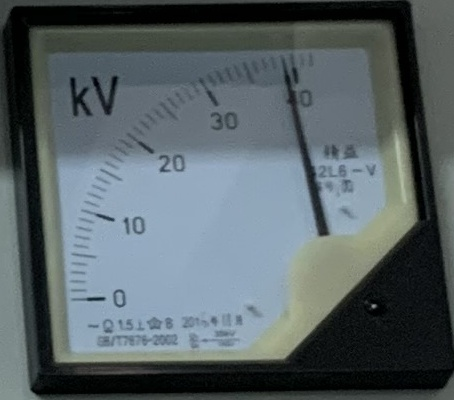
#> input picture 2.opencv/4.electircal cabinet/pointer_detect/pointer_img/12_5.jpg, 454 x 400 px, found by its file name
$ python transform.py
#> lines starting #> are read from the running program, lines starting #| are printed output that depends on the picture; after the words box and inside, x2 and y2 are one past the last pixel; in counts of white or black regions, pixels touching at a corner belong together
import cv2
import math
import numpy as np

def Img_Outline(input_dir):
    original_img = cv2.imread(input_dir)
#> original_img is the input picture: shape (400, 454, 3); mean B, G, R 102.2, 98.3, 87.5
    gray_img = cv2.cvtColor(original_img, cv2.COLOR_BGR2GRAY)
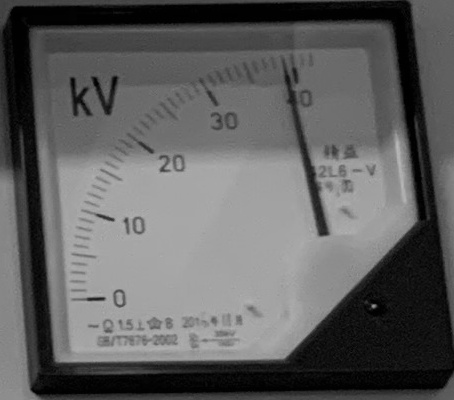
#> gray_img: shape (400, 454); min 0, max 186, mean 95.5
    blurred = cv2.GaussianBlur(gray_img, (9, 9), 0)                     # 高斯模糊去噪（设定卷积核大小影响效果）
    _, RedThresh = cv2.threshold(blurred, 40, 80, cv2.THRESH_BINARY)  # 设定阈值165（阈值影响开闭运算效果）
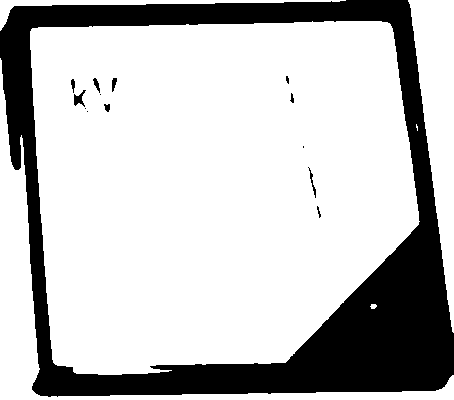
#> RedThresh: shape (400, 454); values 0 (black) and 80 (white), 75.9% white; 14 black regions (5 under 20 px), largest, box (x1, y1, x2, y2) and area: (0, 0, 454, 397) 43318, (74, 90, 86, 107) 96, (308, 167, 316, 198) 56
    kernel = cv2.getStructuringElement(cv2.MORPH_RECT, (5, 5))          # 定义矩形结构元素
    closed = cv2.morphologyEx(RedThresh, cv2.MORPH_CLOSE, kernel)       # 闭运算（链接块）
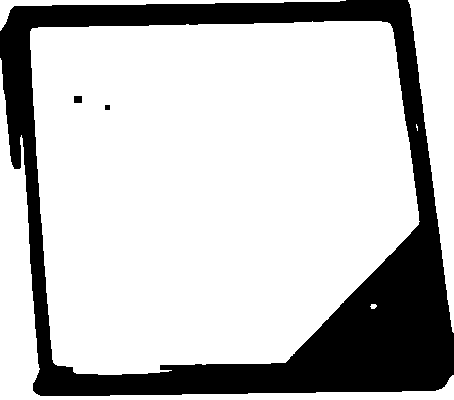
#> closed: shape (400, 454); values 0 (black) and 80 (white), 76.1% white; 3 black regions, box (x1, y1, x2, y2) and area: (0, 0, 454, 396) 43265, (74, 96, 82, 103) 56, (105, 105, 110, 110) 25
    opened = cv2.morphologyEx(closed, cv2.MORPH_OPEN, kernel)           # 开运算（去噪点）
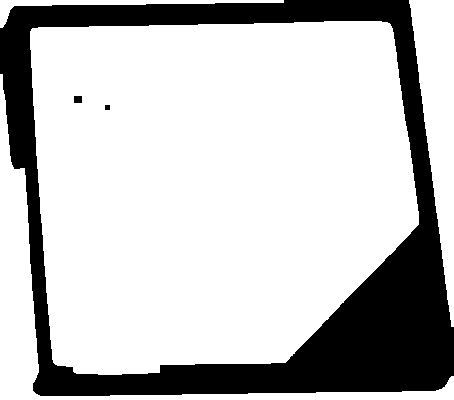
#> opened: shape (400, 454); values 0 (black) and 80 (white), 75.9% white; 3 black regions
    return original_img, gray_img, RedThresh, closed, opened


def findContours_img(original_img, opened):
    contours, hierarchy = cv2.findContours(opened, cv2.RETR_LIST, cv2.CHAIN_APPROX_SIMPLE)
#> contours = 6 contours; box (x1, y1, x2, y2) and area: (30, 21, 419, 375) 117225, (0, 74, 454, 400) 10136, (409, 0, 454, 327) 7429, (0, 0, 284, 28) 1142, (73, 95, 83, 104) 70, (104, 104, 111, 111) 34
    c = sorted(contours, key=cv2.contourArea, reverse=True)[1]   # 计算最大轮廓的旋转包围盒
#> c = contour of 102 points, box (x1, y1, x2, y2) (0, 74, 454, 400), area 10136
    rect = cv2.minAreaRect(c)                                    # 获取包围盒（中心点，宽高，旋转角度）
#> rect = ((226.5, 236.5), (325, 453), -90)
    box = np.int0(cv2.boxPoints(rect))                           # box:上面获得的最小外接矩形的四个顶点
#> box = [[453, 399], [0, 399], [0, 74], [453, 74]]
    draw_img = cv2.drawContours(original_img.copy(), [box], -1, (0, 0, 255), 3)
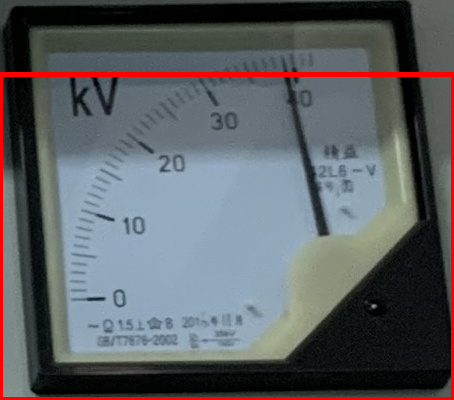
#> draw_img: shape (400, 454, 3); mean B, G, R 99.4, 95.6, 92.8

    print("box[0]:", box[0])
#| box[0]: [453 399]
    print("box[1]:", box[1])
#| box[1]: [  0 399]
    print("box[2]:", box[2])
#| box[2]: [ 0 74]
    print("box[3]:", box[3])
#| box[3]: [453  74]
    return box, draw_img

def Perspective_transform(box,original_img):
    # 获取画框宽高(x=orignal_W,y=orignal_H)
    orignal_W = math.ceil(np.sqrt((box[3][1] - box[2][1])**2 + (box[3][0] - box[2][0])**2))  # 两个点坐标之间的距离
    orignal_H= math.ceil(np.sqrt((box[3][1] - box[0][1])**2 + (box[3][0] - box[0][0])**2))

    # 原图中的四个顶点,与变换矩阵， pts1与pts2中的点一一对应
    pts1 = np.float32([box[3], box[0], box[1], box[2]])
    pts2 = np.float32([[int(orignal_W+1), int(orignal_H+1)], [0, int(orignal_H+1)], [0, 0], [int(orignal_W+1), 0]])

    # 生成透视变换矩阵；进行透视变换
    M = cv2.getPerspectiveTransform(pts1, pts2)
    result_img = cv2.warpPerspective(original_img, M, (int(orignal_W+3), int(orignal_H+1)))

    return result_img

def line_detect(line_img):

    # 转换为灰度图像
    gray = cv2.cvtColor(line_img, cv2.COLOR_BGR2GRAY)

    ret, gray = cv2.threshold(gray, 40, 80, cv2.THRESH_BINARY)

    # 边缘检测
    edges = cv2.Canny(gray, 180, 200, apertureSize=3)

    kernel1 = np.ones((3, 3), np.uint8)
    kernel2 = np.ones((3, 3), np.uint8)
    # edges = cv2.morphologyEx(edges, cv2.MORPH_CLOSE, kernel, anchor=(2, 0), iterations=2)

    edges = cv2.dilate(edges, kernel1, iterations=2)
    edges = cv2.erode(edges, kernel2, iterations=3)

    # 霍夫变换
    # lines = cv2.HoughLines(edges, 1, np.pi / 180, threshold=30)
    lines = cv2.HoughLinesP(edges, 1, np.pi / 180, threshold=30, minLineLength=50, maxLineGap=50)
    # print(lines)

    # 绘制检测到的直线

    for x1, y1, x2, y2 in lines[0]:
        print('x1:', x1, 'y1:', y1, 'x2:', x2, 'y2:', y2)
        cv2.line(line_img, (x1, y1), (x2, y2), (0, 255, 0), 2)
        # 计算斜率
        k = (y2 - y1) / (x2 - x1)
        # 求反正切，再将得到的弧度转换为度
        result = np.arctan(k) * (180 / np.pi)
        print("直线倾斜角度为：" + str(result) + "度")

    return line_img


if __name__=="__main__":
    input_dir = r"F:\PythonWork\1.detection\Detect-and-read-meters-2\pointer_img\12_5.jpg"
    original_img, gray_img, RedThresh, closed, opened = Img_Outline(input_dir)
    box, draw_img = findContours_img(original_img, opened)
#> box = [[453, 399], [0, 399], [0, 74], [453, 74]]
    result_img = Perspective_transform(box, original_img)
#> in Perspective_transform, `orignal_W = math.ceil(np.sqrt((box[3][1] - box[2][1])**2 + (box[3][0] ..`: orignal_W = 453
#> in Perspective_transform, `orignal_H= math.ceil(np.sqrt((box[3][1] - box[0][1])**2 + (box[3][0] -..`: orignal_H = 325
#> in Perspective_transform, `pts1 = np.float32([box[3], box[0], box[1], box[2]])`: pts1 = [[453, 74], [453, 399], [0, 399], [0, 74]]
#> in Perspective_transform, `pts2 = np.float32([[int(orignal_W+1), int(orignal_H+1)], [0, int(orign..`: pts2 = [[454, 326], [0, 326], [0, 0], [454, 0]]
#> in Perspective_transform, `M = cv2.getPerspectiveTransform(pts1, pts2)`: M = [[-2.51e-16, -1.4, 557.4], [0.72, 0, 0], [-5.53e-19, 0, 1]]
#> in Perspective_transform, `result_img = cv2.warpPerspective(original_img, M, (int(orignal_W+3), i..`:
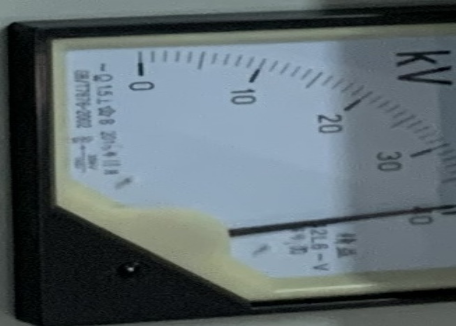
#> result_img: shape (326, 456, 3); mean B, G, R 112.2, 106.9, 95
    # line_img = line_detect(result_img)
    cv2.imshow("original", original_img)
    # cv2.imshow("gray", gray_img)
    # cv2.imshow("closed", closed)
    # cv2.imshow("opened", opened)
    cv2.imshow("draw_img", draw_img)
    cv2.imshow("result_img", result_img)
    cv2.imwrite('result1.jpg', result_img)
    # cv2.imshow("line_img", line_img)

    cv2.waitKey(0)
    cv2.destroyAllWindows()

$ run again, with 2.opencv/4.electircal cabinet/pointer_detect/pointer_img/10_0.jpg copied over 2.opencv/4.electircal cabinet/pointer_detect/pointer_img/12_5.jpg
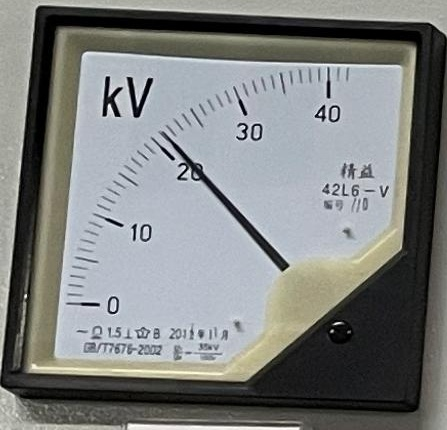
#> input picture 2.opencv/4.electircal cabinet/pointer_detect/pointer_img/10_0.jpg, 447 x 430 px, found by its file name
#> in Img_Outline, original_img is the input picture: shape (430, 447, 3); mean B, G, R 128.2, 129.3, 126.8
#> in Img_Outline, `_, RedThresh = cv2.threshold(blurred, 40, 80, cv2.THRESH_BINARY)`:
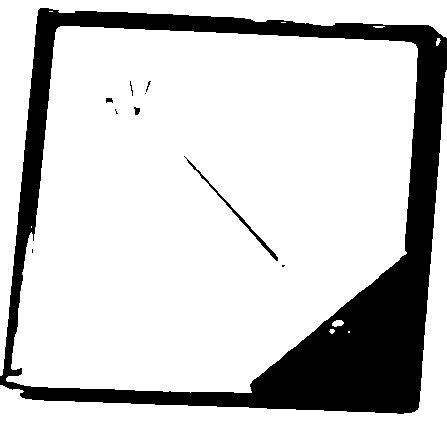
#> RedThresh: shape (430, 447); values 0 (black) and 80 (white), 80.1% white; 10 black regions (6 under 20 px), largest, box (x1, y1, x2, y2) and area: (0, 8, 447, 414) 37845, (184, 156, 278, 261) 370, (134, 107, 140, 115) 34, (106, 98, 113, 103) 28
#> closed: shape (430, 447); values 0 (black) and 80 (white), 80.4% white; 1 black region, box (x1, y1, x2, y2) and area: (0, 8, 447, 414) 37700
#> opened: shape (430, 447); values 0 (black) and 80 (white), 80.3% white; 1 black region
#> contours = 4 contours; box (x1, y1, x2, y2) and area: (6, 26, 418, 393) 122324, (0, 78, 447, 430) 14924, (0, 0, 447, 376) 14777, (332, 320, 342, 327) 46
#> c = contour of 107 points, box (x1, y1, x2, y2) (0, 78, 447, 430), area 14924
#> rect = ((223, 253.5), (351, 446), -90)
#> in findContours_img, `box = np.int0(cv2.boxPoints(rect))`: box = [[446, 429], [0, 429], [0, 78], [446, 78]]
#| box[0]: [446 429]
#| box[1]: [  0 429]
#| box[2]: [ 0 78]
#| box[3]: [446  78]
#> orignal_W = 446
#> orignal_H = 351
#> pts1 = [[446, 78], [446, 429], [0, 429], [0, 78]]
#> pts2 = [[447, 352], [0, 352], [0, 0], [447, 0]]
#> M = [[5.66e-32, -1.27, 546.3], [0.789, 0, 0], [5.7e-19, 0, 1]]
#> in Perspective_transform, `result_img = cv2.warpPerspective(original_img, M, (int(orignal_W+3), i..`:
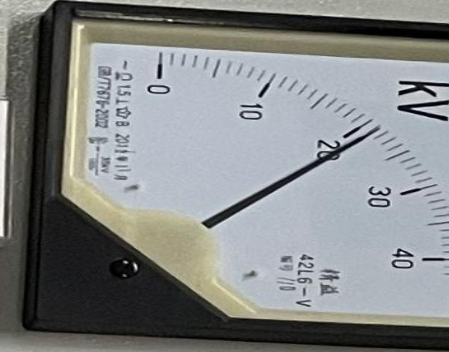
#> result_img: shape (352, 449, 3); mean B, G, R 133.5, 133.6, 130.9

$ run again, with 2.opencv/4.electircal cabinet/pointer_detect/pointer_img/10_1.jpg copied over 2.opencv/4.electircal cabinet/pointer_detect/pointer_img/12_5.jpg
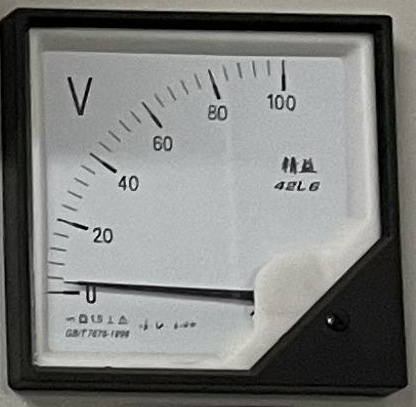
#> input picture 2.opencv/4.electircal cabinet/pointer_detect/pointer_img/10_1.jpg, 416 x 407 px, found by its file name
#> in Img_Outline, original_img is the input picture: shape (407, 416, 3); mean B, G, R 123.4, 125.5, 124.1
#> in Img_Outline, `_, RedThresh = cv2.threshold(blurred, 40, 80, cv2.THRESH_BINARY)`:
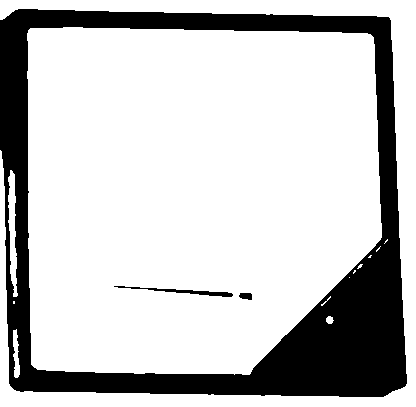
#> RedThresh: shape (407, 416); values 0 (black) and 80 (white), 77.5% white; 3 black regions, box (x1, y1, x2, y2) and area: (0, 9, 407, 397) 37660, (114, 286, 233, 297) 332, (239, 293, 252, 300) 75
#> closed: shape (407, 416); values 0 (black) and 80 (white), 78% white; 4 black regions, box (x1, y1, x2, y2) and area: (0, 9, 407, 397) 37047, (240, 293, 252, 299) 69, (5, 240, 10, 246) 30, (222, 292, 228, 297) 30
#> opened: shape (407, 416); values 0 (black) and 80 (white), 77.9% white; 4 black regions
#> contours = 8 contours; box (x1, y1, x2, y2) and area: (27, 27, 382, 375) 110998, (0, 0, 416, 407) 18747, (239, 292, 253, 300) 85, (14, 365, 20, 377) 52, (13, 335, 18, 347) 44, (221, 291, 229, 298) 40, (4, 239, 11, 247) 40, (327, 317, 333, 323) 25
#> c = contour of 145 points, box (x1, y1, x2, y2) (0, 0, 416, 407), area 18747
#> rect = ((207.5, 203), (406, 415), -90)
#> in findContours_img, `box = np.int0(cv2.boxPoints(rect))`: box = [[415, 406], [0, 406], [0, 0], [415, 0]]
#| box[0]: [415 406]
#| box[1]: [  0 406]
#| box[2]: [0 0]
#| box[3]: [415   0]
#> orignal_W = 415
#> orignal_H = 406
#> pts1 = [[415, 0], [415, 406], [0, 406], [0, 0]]
#> pts2 = [[416, 407], [0, 407], [0, 0], [416, 0]]
#> M = [[0, -1.02, 416], [0.981, 0, 0], [0, 0, 1]]
#> in Perspective_transform, `result_img = cv2.warpPerspective(original_img, M, (int(orignal_W+3), i..`:
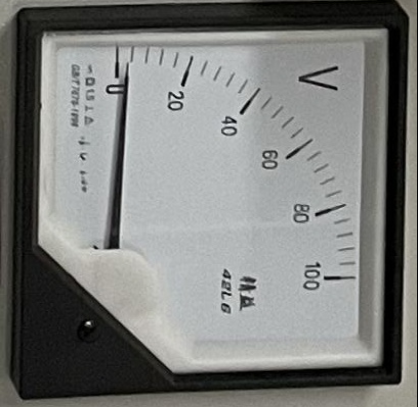
#> result_img: shape (407, 418, 3); mean B, G, R 123.1, 125.2, 123.8

$ run again, with 2.opencv/4.electircal cabinet/pointer_detect/pointer_img/10_2.jpg copied over 2.opencv/4.electircal cabinet/pointer_detect/pointer_img/12_5.jpg
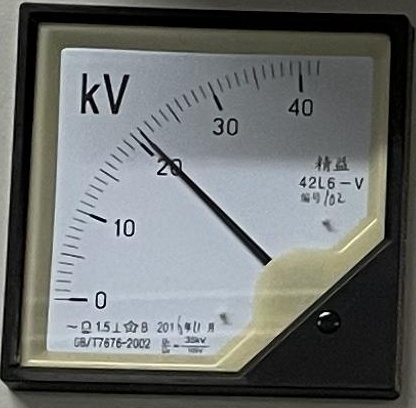
#> input picture 2.opencv/4.electircal cabinet/pointer_detect/pointer_img/10_2.jpg, 416 x 408 px, found by its file name
#> in Img_Outline, original_img is the input picture: shape (408, 416, 3); mean B, G, R 110.9, 112.1, 109
#> in Img_Outline, `_, RedThresh = cv2.threshold(blurred, 40, 80, cv2.THRESH_BINARY)`:
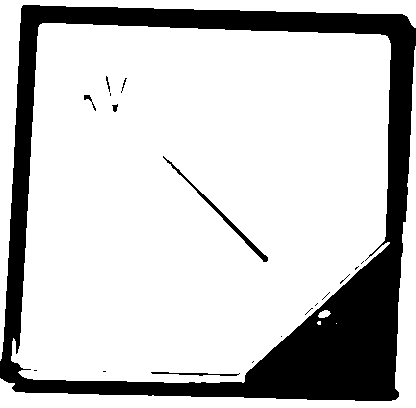
#> RedThresh: shape (408, 416); values 0 (black) and 80 (white), 78.7% white; 18 black regions (11 under 20 px), largest, box (x1, y1, x2, y2) and area: (0, 5, 416, 401) 35369, (163, 156, 268, 262) 519, (151, 372, 240, 376) 156
#> closed: shape (408, 416); values 0 (black) and 80 (white), 79.2% white; 1 black region, box (x1, y1, x2, y2) and area: (0, 5, 416, 401) 35221
#> opened: shape (408, 416); values 0 (black) and 80 (white), 79.2% white; 1 black region
#> contours = 3 contours; box (x1, y1, x2, y2) and area: (11, 23, 391, 383) 116407, (0, 67, 416, 408) 8044, (0, 0, 416, 352) 7752
#> c = contour of 75 points, box (x1, y1, x2, y2) (0, 67, 416, 408), area 8044
#> rect = ((207.5, 237), (340, 415), -90)
#> in findContours_img, `box = np.int0(cv2.boxPoints(rect))`: box = [[415, 407], [0, 407], [0, 67], [415, 67]]
#| box[0]: [415 407]
#| box[1]: [  0 407]
#| box[2]: [ 0 67]
#| box[3]: [415  67]
#> orignal_W = 415
#> orignal_H = 340
#> pts1 = [[415, 67], [415, 407], [0, 407], [0, 67]]
#> pts2 = [[416, 341], [0, 341], [0, 0], [416, 0]]
#> M = [[1.37e-16, -1.22, 498], [0.822, 0, 0], [0, 0, 1]]
#> in Perspective_transform, `result_img = cv2.warpPerspective(original_img, M, (int(orignal_W+3), i..`:
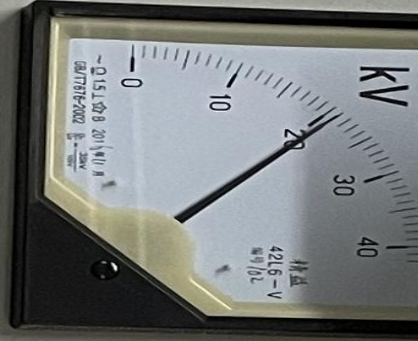
#> result_img: shape (341, 418, 3); mean B, G, R 120.4, 120.8, 117.3
